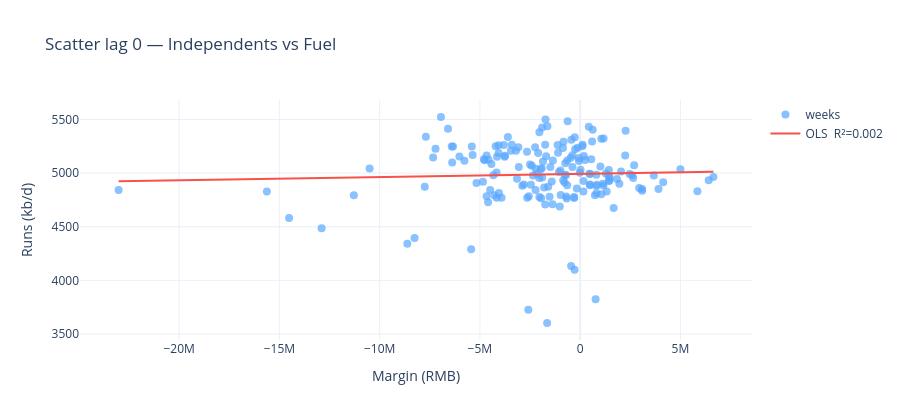
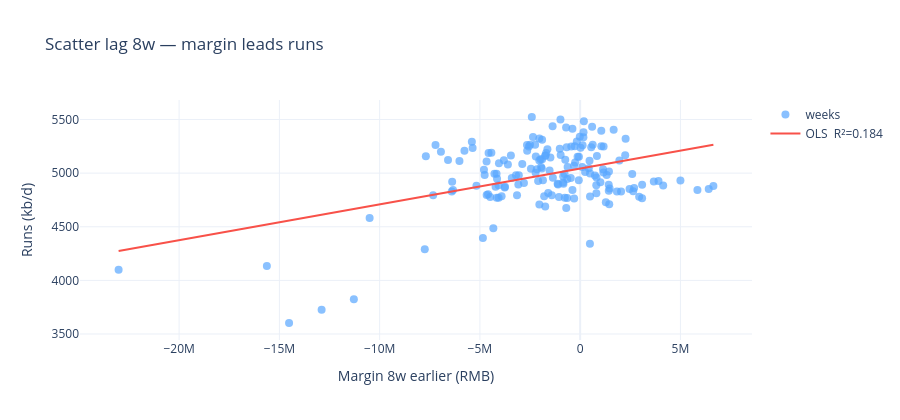

Notebook source saved alongside these figures, in order:
### Code cell
def scatter_with_fit(df: pd.DataFrame, xcol: str, title: str, xlab: str) -> go.Figure:
    slope, intercept, r2 = ols_fit(df[xcol], df["runs_kbd"])
    xline = np.linspace(df[xcol].min(), df[xcol].max(), 50)
    yline = intercept + slope * xline

    fig = go.Figure()
    fig.add_trace(
        go.Scatter(
            x=df[xcol],
            y=df["runs_kbd"],
            mode="markers",
            marker=dict(size=8, color="#58a6ff", opacity=0.7),
            text=[d.strftime("%Y-%m-%d") for d in df["week_start"]],
            hovertemplate="Week: %{text}<br>Margin: %{x:.1f}<br>Runs: %{y:,.0f}<extra></extra>",
            name="weeks",
        )
    )
    fig.add_trace(
        go.Scatter(
            x=xline,
            y=yline,
            mode="lines",
            line=dict(color="#f85149", width=2),
            name=f"OLS  R²={r2:.3f}",
        )
    )
    fig.update_layout(
        title=title,
        xaxis_title=xlab,
        yaxis_title="Runs (kb/d)",
        template="plotly_white",
        height=420,
    )
    return fig, r2


best_lag = int(best["lag_weeks"])
lagged = apply_lag(focus, best_lag)
xlab = f"Margin ({ylab})"

fig0, r2_0 = scatter_with_fit(
    focus,
    "margin",
    f"Scatter lag 0 — {FOCUS_RUNS} vs {SHORT.get(FOCUS_REFINERY, FOCUS_REFINERY)}",
    xlab,
)
fig0.show()

figb, r2_b = scatter_with_fit(
    lagged,
    "margin_lagged",
    f"Scatter lag {best_lag}w — margin leads runs",
    f"Margin {best_lag}w earlier ({ylab})",
)
figb.show()
print(f"R² lag0={r2_0:.3f}  →  R² lag{best_lag}w={r2_b:.3f}  (Δ {r2_b - r2_0:+.3f})")

### Figure 1 — Plotly figure (JSON) as saved in the notebook; plotly's stock layout.template omitted (floating-point values rounded to 4 significant figures; data arrays with more than 128 entries replaced by an {"elided": "..."} marker saying what was removed)
{"data": [{"hovertemplate": "Week: %{text}<br>Margin: %{x:.1f}<br>Runs: %{y:,.0f}<extra></extra>", "marker": {"color": "#58a6ff", "opacity": 0.7, "size": 8}, "mode": "markers", "name": "weeks", "text": {"elided": "176 str values"}, "type": "scatter", "x": {"elided": "176 float values"}, "y": {"elided": "176 float values"}}, {"line": {"color": "#f85149", "width": 2}, "mode": "lines", "name": "OLS  R²=0.002", "type": "scatter", "x": [-23020000.0, -22410000.0, -21810000.0, -21200000.0, -20600000.0, -19990000.0, -19390000.0, -18780000.0, -18180000.0, -17570000.0, -16960000.0, -16360000.0, -15750000.0, -15150000.0, -14540000.0, -13940000.0, -13330000.0, -12730000.0, -12120000.0, -11520000.0, -10910000.0, -10310000.0, -9700000.0, -9095000.0, -8490000.0, -7884000.0, -7279000.0, -6674000.0, -6068000.0, -5463000.0, -4857000.0, -4252000.0, -3647000.0, -3041000.0, -2436000.0, -1831000.0, -1225000.0, -619900.0, -14570.0, 590800.0, 1196000.0, 1802000.0, 2407000.0, 3012000.0, 3618000.0, 4223000.0, 4828000.0, 5434000.0, 6039000.0, 6644000.0], "y": [4923.0, 4925.0, 4927.0, 4929.0, 4931.0, 4933.0, 4934.0, 4936.0, 4938.0, 4940.0, 4942.0, 4944.0, 4945.0, 4947.0, 4949.0, 4951.0, 4953.0, 4955.0, 4956.0, 4958.0, 4960.0, 4962.0, 4964.0, 4966.0, 4967.0, 4969.0, 4971.0, 4973.0, 4975.0, 4977.0, 4978.0, 4980.0, 4982.0, 4984.0, 4986.0, 4987.0, 4989.0, 4991.0, 4993.0, 4995.0, 4997.0, 4998.0, 5000.0, 5002.0, 5004.0, 5006.0, 5008.0, 5009.0, 5011.0, 5013.0]}], "layout": {"height": 420, "title": {"text": "Scatter lag 0 — Independents vs Fuel"}, "xaxis": {"title": {"text": "Margin (RMB)"}}, "yaxis": {"title": {"text": "Runs (kb/d)"}}}}

### Figure 2 — Plotly figure (JSON) as saved in the notebook; plotly's stock layout.template omitted (floating-point values rounded to 4 significant figures; data arrays with more than 128 entries replaced by an {"elided": "..."} marker saying what was removed)
{"data": [{"hovertemplate": "Week: %{text}<br>Margin: %{x:.1f}<br>Runs: %{y:,.0f}<extra></extra>", "marker": {"color": "#58a6ff", "opacity": 0.7, "size": 8}, "mode": "markers", "name": "weeks", "text": {"elided": "168 str values"}, "type": "scatter", "x": {"elided": "168 float values"}, "y": {"elided": "168 float values"}}, {"line": {"color": "#f85149", "width": 2}, "mode": "lines", "name": "OLS  R²=0.184", "type": "scatter", "x": [-23020000.0, -22410000.0, -21810000.0, -21200000.0, -20600000.0, -19990000.0, -19390000.0, -18780000.0, -18180000.0, -17570000.0, -16960000.0, -16360000.0, -15750000.0, -15150000.0, -14540000.0, -13940000.0, -13330000.0, -12730000.0, -12120000.0, -11520000.0, -10910000.0, -10310000.0, -9700000.0, -9095000.0, -8490000.0, -7884000.0, -7279000.0, -6674000.0, -6068000.0, -5463000.0, -4857000.0, -4252000.0, -3647000.0, -3041000.0, -2436000.0, -1831000.0, -1225000.0, -619900.0, -14570.0, 590800.0, 1196000.0, 1802000.0, 2407000.0, 3012000.0, 3618000.0, 4223000.0, 4828000.0, 5434000.0, 6039000.0, 6644000.0], "y": [4274.0, 4294.0, 4314.0, 4335.0, 4355.0, 4375.0, 4395.0, 4415.0, 4436.0, 4456.0, 4476.0, 4496.0, 4517.0, 4537.0, 4557.0, 4577.0, 4597.0, 4618.0, 4638.0, 4658.0, 4678.0, 4699.0, 4719.0, 4739.0, 4759.0, 4779.0, 4800.0, 4820.0, 4840.0, 4860.0, 4881.0, 4901.0, 4921.0, 4941.0, 4961.0, 4982.0, 5002.0, 5022.0, 5042.0, 5063.0, 5083.0, 5103.0, 5123.0, 5143.0, 5164.0, 5184.0, 5204.0, 5224.0, 5245.0, 5265.0]}], "layout": {"height": 420, "title": {"text": "Scatter lag 8w — margin leads runs"}, "xaxis": {"title": {"text": "Margin 8w earlier (RMB)"}}, "yaxis": {"title": {"text": "Runs (kb/d)"}}}}
